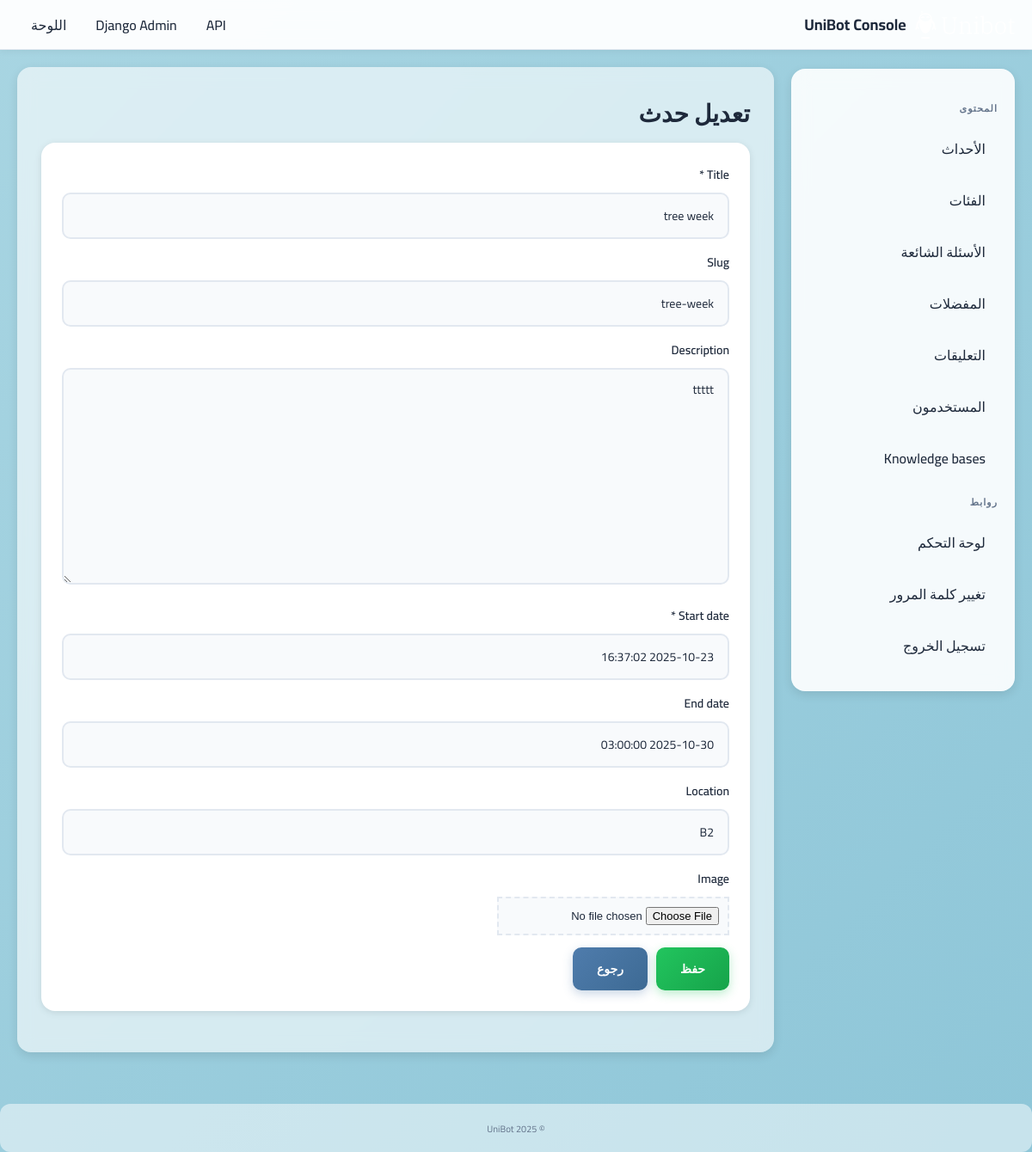
The page /events/8406633f-61ef-49b1-b6a8-2cbd4b7dc015/edit/ (signed in) on the database its author committed.
### core/models.py (models this page shows, shortened)
class Event(models.Model):
    id = models.UUIDField(primary_key=True, default=uuid.uuid4, editable=False)  # _id: UUID
    title = models.CharField(max_length=200)  # title: string
    slug = models.SlugField(max_length=220, unique=True, db_index=True, blank=True)  # جديد: رابط نظيف (unique, indexed)
    start_date = models.DateTimeField()  # start_date: ISODate
    end_date = models.DateTimeField(null=True, blank=True)  # end_date: ISODate (optional)
    location = models.CharField(max_length=100, blank=True)  # location: string
    description = models.TextField(blank=True)  # description: string
    image = models.ImageField(upload_to='events/', null=True, blank=True)  # جديد: صورة الحدث (optional)
    created_at = models.DateTimeField(auto_now_add=True)  # created_at
    updated_at = models.DateTimeField(auto_now=True)  # updated_at
    class Meta:
        verbose_name = 'حدث'
        verbose_name_plural = 'أحداث'
        ordering = ['start_date']

### custom_admin/views.py (the view)
# urls.py: path("events/<str:pk>/edit/", views.event_edit, name="events_edit"),
@staff_member_required
def event_edit(request, pk):
    obj = get_object_or_404(Event, pk=pk)
    if request.method == "POST":
        form = EventForm(request.POST, request.FILES, instance=obj)
        if form.is_valid():
            form.save(); messages.success(request,"تم تحديث الحدث.")
            return redirect("custom_admin:events_list")
    else:
        form = EventForm(instance=obj)
    return render(request, "custom_admin/form.html", {"title":"تعديل حدث","form":form,"back_url":"custom_admin:events_list"})

### custom_admin/forms.py
class EventForm(forms.ModelForm):
    class Meta:
        model = Event
        fields = ["title", "slug", "description", "start_date", "end_date", "location", "image"]

### custom_admin/templates/custom_admin/form.html (shortened to what this page needs)
{% extends "custom_admin/base.html" %}
{% block content %}
  <h1 class="title">{{ title }}</h1>
  <form class="form card" method="post" enctype="multipart/form-data" style="display:flex;flex-direction:column;gap:14px">
    {% for field in form %}
      <div class="form-field">
        <label>{{ field.label }}{% if field.field.required %} *{% endif %}</label>
        {{ field }}
      </div>
    {% endfor %}
    <div style="display:flex;gap:10px">
      <button class="btn primary" type="submit">حفظ</button>
      {% if back_url %}<a class="btn ghost" href="{% url back_url %}">رجوع</a>{% endif %}
    </div>
  </form>
{% endblock %}

### custom_admin/static/custom_admin/css/admin.css (style rules this page uses)
:root { --bg-gradient-start: #a8d5e2; --bg-gradient-end: #8ec6d8; --card-bg: #ffffff; --text-dark: #1e293b; --text-muted: #64748b; --primary: #4f7cac; --primary-hover: #3d6a94; --success: #22c55e; --danger: #ef4444; --warning: #f59e0b; --border: #e2e8f0; --input-bg: #f8fafc; --shadow: rgba(0, 0, 0, 0.1); }
* { box-sizing: border-box; margin: 0; padding: 0; }
html, body { margin: 0; padding: 0; background: linear-gradient(135deg, var(--bg-gradient-start) 0%, var(--bg-gradient-end) 100%); background-attachment: fixed; color: var(--text-dark); font-family: "Cairo", system-ui, "Segoe UI", Roboto, Arial, sans-serif; direction: rtl; min-height: 100vh; }
a { color: var(--primary); text-decoration: none; transition: color 0.2s ease; }
.card { background: var(--card-bg); border-radius: 16px; padding: 24px; margin-bottom: 20px; box-shadow: 0 2px 8px var(--shadow); }
.title { margin: 0 0 8px; font-size: 28px; color: var(--text-dark); font-weight: 700; }
form { background: var(--card-bg); border-radius: 16px; padding: 28px; margin-bottom: 20px; box-shadow: 0 2px 8px var(--shadow); }
form label { display: block; margin-bottom: 8px; color: var(--text-dark); font-size: 14px; font-weight: 600; }
form input[type="text"], form input[type="email"], form input[type="password"], form input[type="number"], form input[type="date"], form input[type="datetime-local"], form input[type="url"], form input[type="time"], form select, form textarea { width: 100%; padding: 12px 16px; font-size: 14px; font-family: 'Cairo', sans-serif; color: var(--text-dark); background-color: var(--input-bg); border: 2px solid var(--border); border-radius: 10px; transition: all 0.3s ease; text-align: right; direction: rtl; }
form input::placeholder, form textarea::placeholder { color: var(--text-muted); opacity: 0.7; }
form textarea { min-height: 120px; resize: vertical; line-height: 1.6; }
form input[type="file"] { padding: 10px; font-size: 13px; cursor: pointer; background: var(--input-bg); border: 2px dashed var(--border); }
form button, form input[type="submit"], .btn { padding: 12px 28px; font-size: 14px; font-weight: 600; font-family: 'Cairo', sans-serif; color: #ffffff; background: linear-gradient(135deg, var(--primary) 0%, var(--primary-hover) 100%); border: none; border-radius: 10px; cursor: pointer; transition: all 0.3s ease; display: inline-block; text-align: center; box-shadow: 0 4px 12px rgba(79, 124, 172, 0.3); }
.btn-save, button[type="submit"] { background: linear-gradient(135deg, var(--success) 0%, #16a34a 100%); box-shadow: 0 4px 12px rgba(34, 197, 94, 0.3); }

### rows shown on the page
Event: form "tree week" "tree-week" "ttttt" "2025-10-23 16:37:02" "2025-10-30 03:00:00" "B2"

### other values the page prints
{{ title }} "تعديل حدث"
{{ field.label }} "Title" "Slug" "Description" "Start date" "End date" "Location" "Image"
